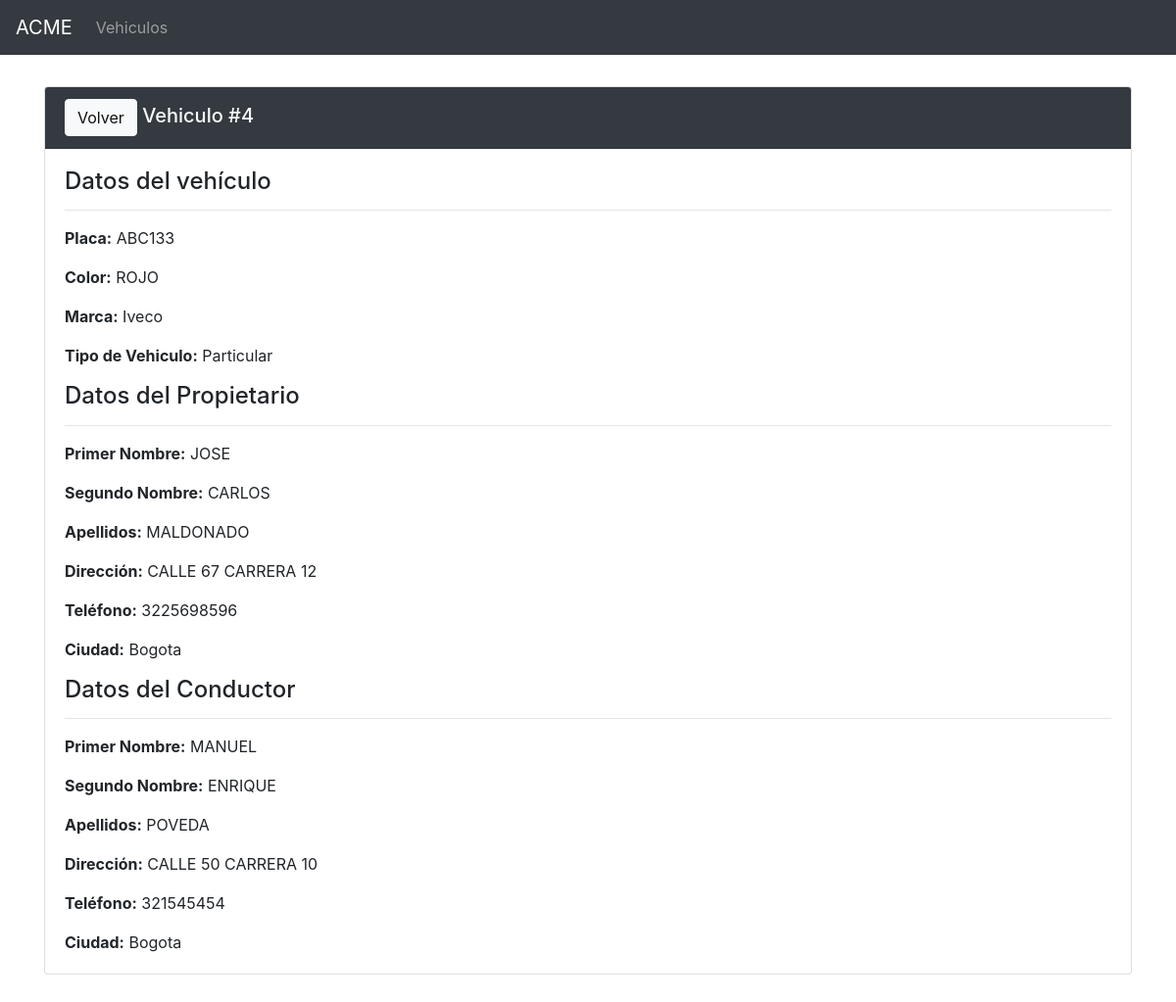
Screenshot of /verTodoVehiculo.php?vehiculoId=4 with the database file from the repository.
### tables this page shows
CREATE TABLE `vehiculos` (
  `vehiculo_id` int(11) NOT NULL AUTO_INCREMENT,
  `placa` varchar(10) NOT NULL,
  `color` varchar(10) NOT NULL,
  `marca_id` int(11) NOT NULL,
  `tipo_vehiculo_id` int(11) NOT NULL,
  `propietario_id` int(11) NOT NULL,
  `conductor_id` int(11) NOT NULL,
  PRIMARY KEY (`vehiculo_id`)
);

CREATE TABLE `marcas` (
  `marca_id` int(11) NOT NULL AUTO_INCREMENT,
  `marca` varchar(20) NOT NULL,
  PRIMARY KEY (`marca_id`)
);

CREATE TABLE `tipos_vehiculos` (
  `tipo_vehiculo_id` int(11) NOT NULL AUTO_INCREMENT,
  `tipo_vehiculo` varchar(100) NOT NULL,
  PRIMARY KEY (`tipo_vehiculo_id`)
);

CREATE TABLE `propietarios` (
  `propietario_id` int(11) NOT NULL AUTO_INCREMENT,
  `n_documento` varchar(20) NOT NULL,
  `primer_nombre` varchar(20) NOT NULL,
  `segundo_nombre` varchar(20) DEFAULT NULL,
  `apellidos` varchar(40) NOT NULL,
  `direccion` varchar(500) NOT NULL,
  `telefono` varchar(20) NOT NULL,
  `ciudad_id` int(11) NOT NULL,
  PRIMARY KEY (`propietario_id`)
);

CREATE TABLE `ciudades` (
  `ciudad_id` int(11) NOT NULL AUTO_INCREMENT,
  `ciudad` varchar(100) NOT NULL,
  PRIMARY KEY (`ciudad_id`)
);

CREATE TABLE `conductores` (
  `conductor_id` int(11) NOT NULL AUTO_INCREMENT,
  `n_documento` varchar(20) NOT NULL,
  `primer_nombre` varchar(20) NOT NULL,
  `segundo_nombre` varchar(20) DEFAULT NULL,
  `apellidos` varchar(40) NOT NULL,
  `direccion` varchar(500) NOT NULL,
  `telefono` varchar(20) NOT NULL,
  `ciudad_id` int(11) NOT NULL,
  PRIMARY KEY (`conductor_id`)
);

### verTodoVehiculo.php (the view, shortened to what this page needs)
<!doctype html>
<?php
$con = conectar();
$vehiculoId = $_GET[ 'vehiculoId' ];
$qVehiculo = "SELECT * FROM  vehiculos where  vehiculo_id = '$vehiculoId'";
$rVehiculo = mysqli_query( $con, $qVehiculo )or die( mysqli_error() );
$rowVehiculo = mysqli_fetch_assoc( $rVehiculo );
$marcaId= $rowVehiculo['marca_id'];
$tipoVehiculoId= $rowVehiculo['tipo_vehiculo_id'];
$propietarioId= $rowVehiculo['propietario_id'];
$conductorId= $rowVehiculo['conductor_id'];
$rVehiculo = mysqli_query( $con, $qVehiculo )or die( mysqli_error() );
$rowVehiculo = mysqli_fetch_assoc( $rVehiculo );
$qConductor = "SELECT * FROM  conductores where  conductor_id = '$conductorId'";
$rConductor = mysqli_query( $con, $qConductor )or die( mysqli_error() );
$rowConductor = mysqli_fetch_assoc( $rConductor );
$qPropietario = "SELECT * FROM  propietarios where  propietario_id = '$propietarioId'";
$rPropietario = mysqli_query( $con, $qPropietario )or die( mysqli_error() );
$rowPropietario = mysqli_fetch_assoc( $rPropietario );
$ciudadIdP = $rowPropietario[ 'ciudad_id' ];
$qMarca = "SELECT * FROM  marcas where  marca_id = '$marcaId'";
$rMarca = mysqli_query( $con, $qMarca )or die( mysqli_error() );
$rowMarca = mysqli_fetch_assoc( $rMarca );
$qTipoVehiculo = "SELECT * FROM  tipos_vehiculos where  tipo_vehiculo_id = '$tipoVehiculoId'";
$rTipoVehiculo = mysqli_query( $con, $qTipoVehiculo )or die( mysqli_error() );
$rowTipoVehiculo = mysqli_fetch_assoc( $rTipoVehiculo );
function consultarCiudad($ciudadId){
    global $con;
    $qCiudad = "SELECT * FROM  ciudades where  ciudad_id = '$ciudadId'";
    $rCiudad = mysqli_query( $con, $qCiudad )or die( mysqli_error() );
    $rowCiudad = mysqli_fetch_assoc( $rCiudad );
    return $rowCiudad['ciudad'];
}
?>
<html lang="es">
  <head>
   <link href="css/bootstrap.min.css" rel="stylesheet">
  </head>
  <body>
<nav class="navbar navbar-expand-md navbar-dark fixed-top bg-dark">
  <a class="navbar-brand" href="index.php">ACME</a>
  <div class="collapse navbar-collapse" id="navbarCollapse">
    <ul class="navbar-nav mr-auto">
      <li class="nav-item">
        <a class="nav-link" href="vehiculos.php">Vehiculos</a>
      </li>
    </ul>
  </div>
</nav>
<br>
<br>
<br>
<div class="container">
      <div class="card">
  <h5 class="card-header bg-dark text-light" text-light><a href="vehiculos.php"><button type="button" class="btn btn-light">Volver</button></a> Vehiculo #<?php echo $vehiculoId;?></h5>
  <div class="card-body">
    <h4>Datos del vehículo</h4>
    <hr>
    <p class="card-text"><b>Placa:</b> <?php echo $rowVehiculo['placa'];?> </p>
    <p class="card-text"><b>Color:</b> <?php echo $rowVehiculo['color'];?> </p>
    <p class="card-text"><b>Marca:</b> <?php echo $rowMarca['marca'];?> </p>
    <p class="card-text"><b>Tipo de Vehiculo:</b> <?php echo $rowTipoVehiculo['tipo_vehiculo'];?> </p>
    <h4>Datos del Propietario</h4>
    <hr>
    <p class="card-text"><b>Primer Nombre:</b> <?php echo $rowPropietario['primer_nombre'];?> </p>
    <p class="card-text"><b>Segundo Nombre:</b> <?php echo $rowPropietario['segundo_nombre'];?> </p>
    <p class="card-text"><b>Apellidos:</b> <?php echo $rowPropietario['apellidos'];?> </p>
    <p class="card-text"><b>Dirección:</b> <?php echo $rowPropietario['direccion'];?> </p>
    <p class="card-text"><b>Teléfono:</b> <?php echo $rowPropietario['telefono'];?> </p>
    <p class="card-text"><b>Ciudad:</b> <?php echo consultarCiudad($ciudadIdP);?> </p>
    <h4>Datos del Conductor</h4>
    <hr>
    <p class="card-text"><b>Primer Nombre:</b> <?php echo $rowConductor['primer_nombre'];?> </p>
    <p class="card-text"><b>Segundo Nombre:</b> <?php echo $rowConductor['segundo_nombre'];?> </p>
    <p class="card-text"><b>Apellidos:</b> <?php echo $rowConductor['apellidos'];?> </p>
    <p class="card-text"><b>Dirección:</b> <?php echo $rowConductor['direccion'];?> </p>
    <p class="card-text"><b>Teléfono:</b> <?php echo $rowConductor['telefono'];?> </p>
    <p class="card-text"><b>Ciudad:</b> <?php echo consultarCiudad($rowConductor['ciudad_id']);?> </p>
  </div>
</div>
</div>
      <br>
</body>
</html>

### rows the page displays
vehiculos: placa "ABC133", color "ROJO"
marcas: marca "Iveco"
tipos_vehiculos: tipo_vehiculo "Particular"
propietarios: primer_nombre "JOSE", segundo_nombre "CARLOS", apellidos "MALDONADO", direccion "CALLE 67 CARRERA 12", telefono "3225698596", ciudad.ciudad "Bogota"
conductores: primer_nombre "MANUEL", segundo_nombre "ENRIQUE", apellidos "POVEDA", direccion "CALLE 50 CARRERA 10", telefono "321545454", ciudad.ciudad "Bogota"

### other values shown
$vehiculoId "4"
